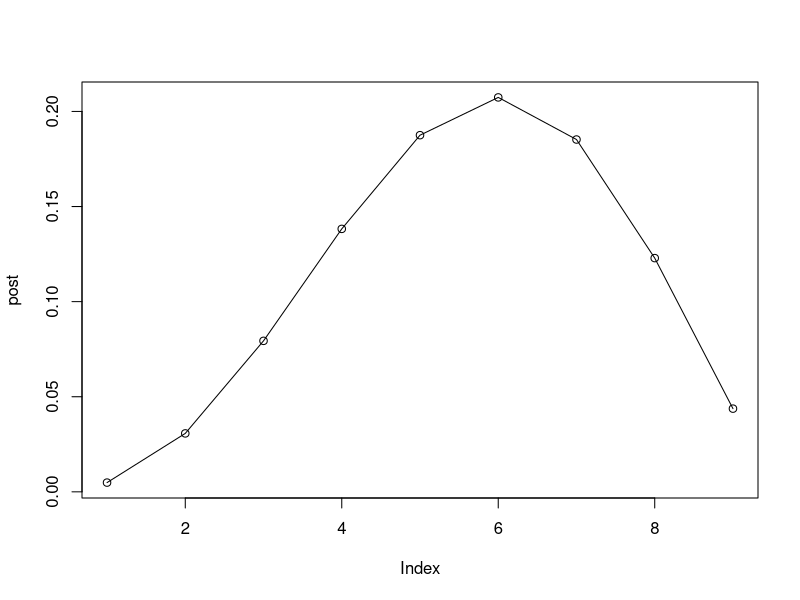
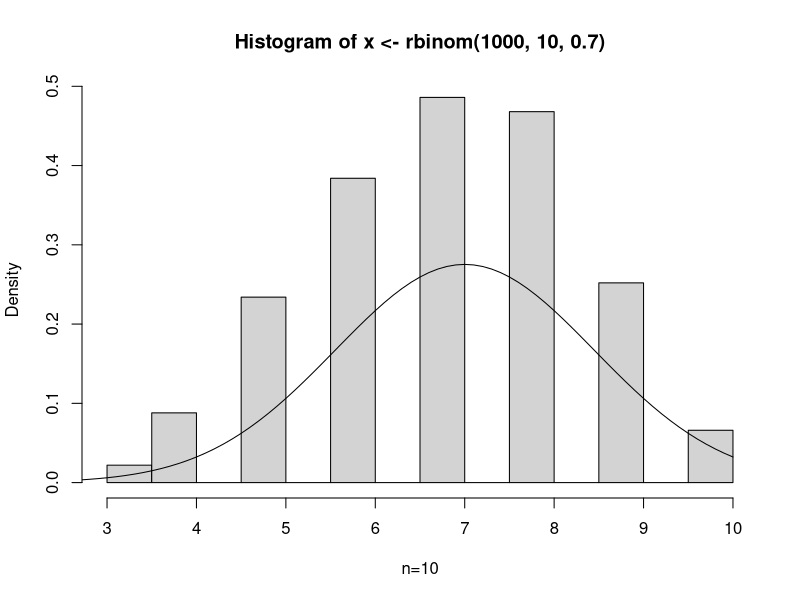
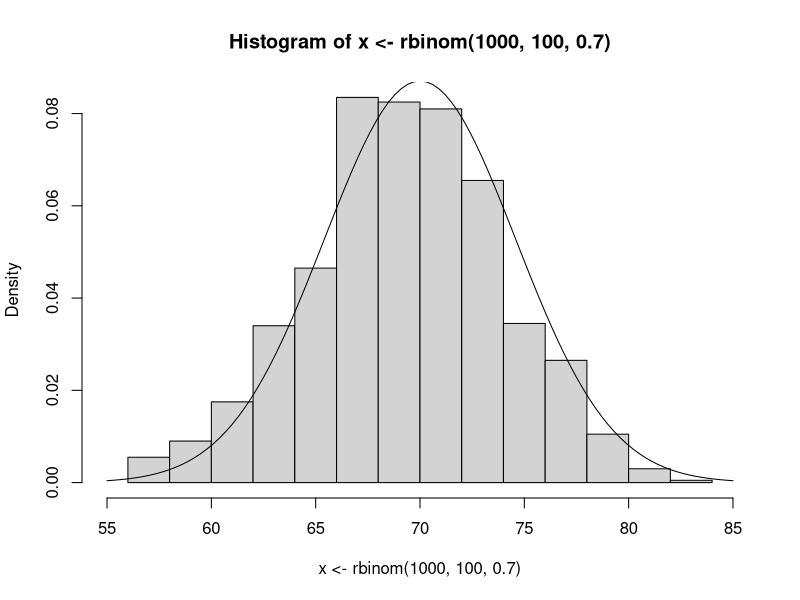

Reproduce these figures in R, in order.
# Ch.3 Probability Distribution 

# 4 & 5  
p_theta = function(p) p^3 * (1-p)^2 * (1/9)
p_all = c(1:9)*0.1
p_theta(p_all)
p_theta(p_all)[5] / sum(p_theta(p_all))

post = c() 
for (i in 1:9){ 
  post[i] = p_theta(p_all)[i] / sum(p_theta(p_all))
  }
plot(post, type="o")

p_theta(p_all)[5] * 9  # conditional probability 
sum(p_theta(p_all))    # marginal probability 


# 6 
# B(10, 0.7)
hist(x <- rbinom(1000, 10, 0.7), prob=T, xlab="n=10")
curve(dnorm(x, 10*0.7, sqrt(10*0.7*0.3)), from=0, to=10, type="l", add=T)

# B(100, 0.7)
hist(x <- rbinom(1000, 100, 0.7), prob=T, xlim=range(55,85))
curve(dnorm(x, 100*0.7, sqrt(100*0.7*0.3)), from=55, to=85, type="l", add=T)
